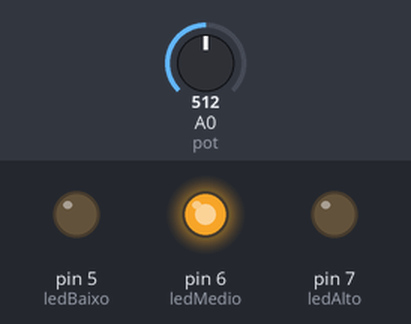
The sketch below on a simulated Arduino Uno, built with avr-gcc and run on an emulated ATmega328P. Parts: output pins drawn as LEDs (lit = HIGH). Inputs (shaded band) come from the test bench; at power-on: A0 (pot) = 512.

Above: at 1.2 s.
1.3 s: A0 (pot) set to 417
2.8 s: A0 (pot) set to 388
At 3.6 s:
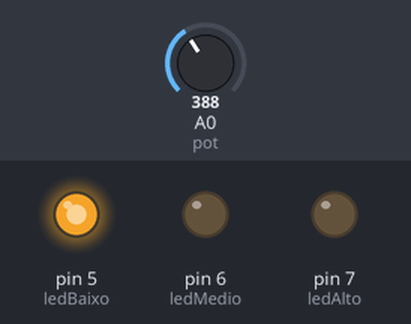
4.3 s: A0 (pot) set to 208
5.8 s: A0 (pot) set to 192
At 6.4 s:
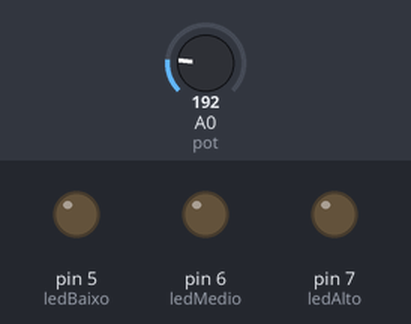
8.8 s: A0 (pot) set to 710
At 9.3 s:
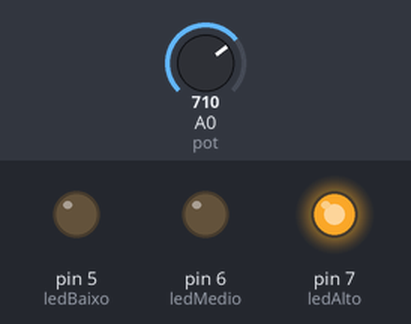
Timing chart, 0 to 11.3 s (numbered marks = the images above; inputs shaded):
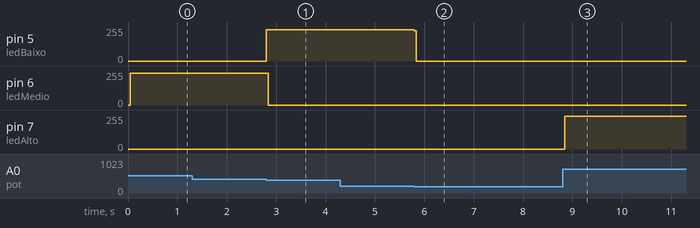

Measured:
- the behaviour switches between 400 and 399 on A0 (pot) (found by bisection; images 0 and 1)
- the behaviour switches between 200 and 199 on A0 (pot) (found by bisection; images 1 and 2)
- after the input at 1.3 s, every drawn part: stays the same
- after the input at 2.8 s, pin 5 (ledBaixo): 0/255 → 234/255 at once; pin 6 (ledMedio): 237/255 → 0/255 at once
- after the input at 4.3 s, every drawn part: stays the same
- after the input at 5.8 s, pin 5 (ledBaixo): 234/255 → 0/255 at once
- after the input at 8.8 s, pin 7 (ledAlto): 0/255 → 245/255 at once

The sketch:

nivelcomsinalizacaoescalonada.ino
```cpp
const int pot = A0;
const int ledBaixo = 5;
const int ledMedio = 6;
const int ledAlto = 7;

unsigned long tempo = 0;
bool pisca = false;

void setup() {
  pinMode(ledBaixo, OUTPUT);
  pinMode(ledMedio, OUTPUT);
  pinMode(ledAlto, OUTPUT);
}

void loop() {
  int nivel = analogRead(pot);

  // Limpa
  digitalWrite(ledBaixo, LOW);
  digitalWrite(ledMedio, LOW);
  digitalWrite(ledAlto, LOW);

  // Crítico (baixo ou alto)
  if (nivel < 200 || nivel > 900) {
    if (millis() - tempo >= 200) {
      tempo = millis();
      pisca = !pisca;
      digitalWrite(ledBaixo, pisca);
      digitalWrite(ledAlto, pisca);
    }
  }
  else if (nivel < 400) {
    digitalWrite(ledBaixo, HIGH);
  }
  else if (nivel < 700) {
    digitalWrite(ledMedio, HIGH);
  }
  else {
    digitalWrite(ledAlto, HIGH);
  }
}
```
